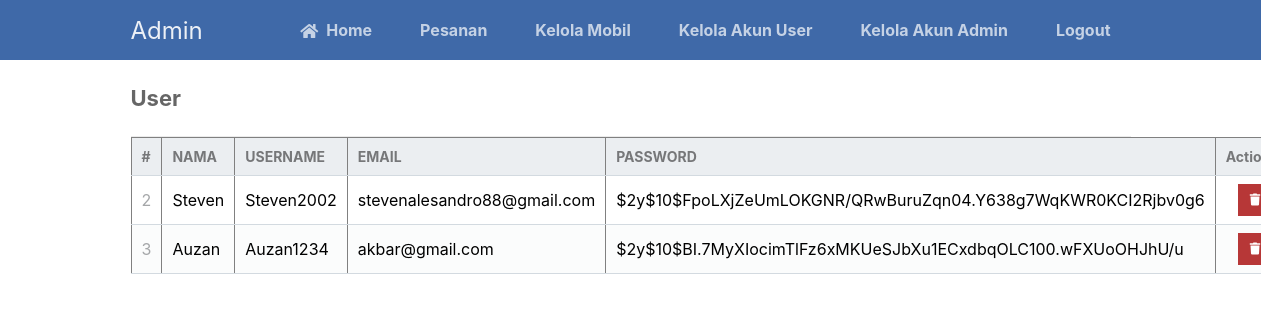
Screenshot of /user.php with the database file from the repository.
### tables this page shows
CREATE TABLE `akun` (
  `id` int(11) NOT NULL,
  `nama` varchar(255) NOT NULL,
  `username` varchar(255) NOT NULL,
  `email` varchar(255) NOT NULL,
  `psw` varchar(255) NOT NULL
);

### user.php (the view, shortened to what this page needs)
<?php
include 'functions.php';
$pdo = pdo_connect_mysql();
$page = isset($_GET['page']) && is_numeric($_GET['page']) ? (int)$_GET['page'] : 1;
$records_per_page = 5;
$stmt = $pdo->prepare('SELECT * FROM akun ORDER BY id LIMIT :current_page, :record_per_page');
$stmt->bindValue(':current_page', ($page-1)*$records_per_page, PDO::PARAM_INT);
$stmt->bindValue(':record_per_page', $records_per_page, PDO::PARAM_INT);
$stmt->execute();
$contacts = $stmt->fetchAll(PDO::FETCH_ASSOC);
?>
<?=template_header('Read')?>
<div class="content read">
	<h2>User </h2>
	<table border>
        <thead>
            <tr>
                <td>#</td>
                <td>NAMA</td>
                <td>USERNAME</td>
                <td>EMAIL</td>
                <td>PASSWORD</td>
                <td>Action</td>
            </tr>
        </thead>
        <tbody>
            <?php foreach ($contacts as $contact): ?>
            <tr>
                <td><?=$contact['id']?></td>
                <td><?=$contact['nama']?></td>
                <td><?=$contact['username']?></td>
                <td><?=$contact['email']?></td>
                <td><?=$contact['psw']?></td>
                <td class="actions">
                    <a href="delete_user.php?id=<?=$contact['id']?>" class="trash"><i class="fas fa-trash fa-xs"></i></a>
                </td>
            </tr>
            <?php endforeach; ?>
        </tbody>
    </table>
</div>
<?=template_footer()?>

### style9.css (style rules this page uses)
* { box-sizing: border-box; font-family: -apple-system, BlinkMacSystemFont, "segoe ui", roboto, oxygen, ubuntu, cantarell, "fira sans", "droid sans", "helvetica neue", Arial, sans-serif; font-size: 16px; -webkit-font-smoothing: antialiased; -moz-osx-font-smoothing: grayscale; }
body { background-color: #FFFFFF; margin: 0; }
.content { width: 1000px; margin: 0 auto; }
.content h2 { margin: 0; padding: 25px 0; font-size: 22px; border-bottom: 1px solid #ebebeb; color: #666666; }
.read table { width: 100%; padding-top: 30px; border-collapse: collapse; }
.read table thead { background-color: #ebeef1; border-bottom: 1px solid #d3dae0; }
.read table thead td { padding: 10px; font-weight: bold; color: #767779; font-size: 14px; }
.read table tbody tr { border-bottom: 1px solid #d3dae0; }
.read table tbody tr:nth-child(even) { background-color: #fbfcfc; }
.read table tbody tr td { padding: 10px; }
.read table tbody tr td:nth-child(1) { color: #a5a7a9; }
.read table tbody tr td.actions { padding: 8px; text-align: right; }
.read table tbody tr td.actions .edit, .read table tbody tr td.actions .trash { display: inline-flex; text-align: right; text-decoration: none; color: #FFFFFF; padding: 10px 12px; }
.read table tbody tr td.actions .trash { background-color: #b73737; }

### rows the page displays
akun: id "2", nama "Steven", username "Steven2002", email "stevenalesandro88@gmail.com", psw "$2y$10$FpoLXjZeUmLOKGNR/QRwBuruZqn04.Y638g7WqKWR0KCI2Rjbv0g6"
akun: id "3", nama "Auzan", username "Auzan1234", email "akbar@gmail.com", psw "$2y$10$BI.7MyXIocimTlFz6xMKUeSJbXu1ECxdbqOLC100.wFXUoOHJhU/u"
